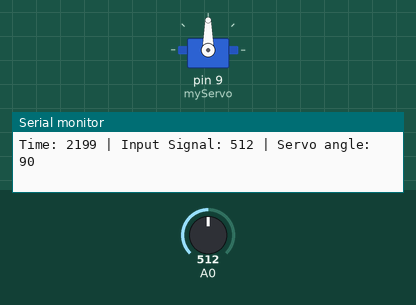
A sketch run on a simulated Arduino Uno, built with avr-gcc and run on an emulated ATmega328P. On the bench: servo, the last lines printed to the serial monitor. The test bench sets the inputs (shaded band); at power-on: A0 = 512.

Above: at 2.2 s.
2.3 s: A0 set to 716
At 3.0 s:
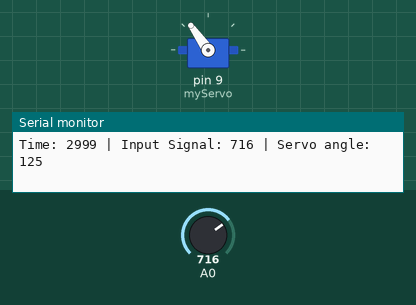
3.8 s: A0 set to 900
At 4.3 s:
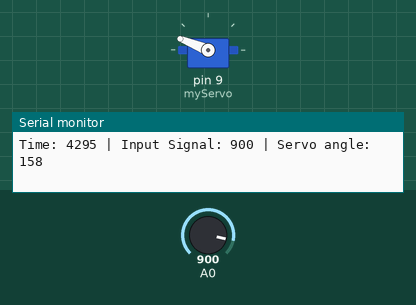
5.3 s: A0 set to 1023
At 6.2 s:
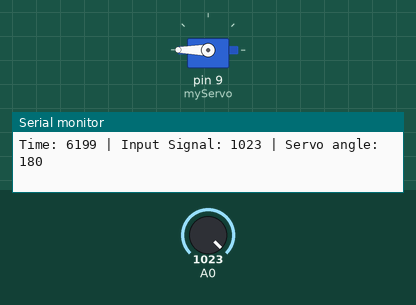
6.8 s: A0 set to 306
At 7.4 s:
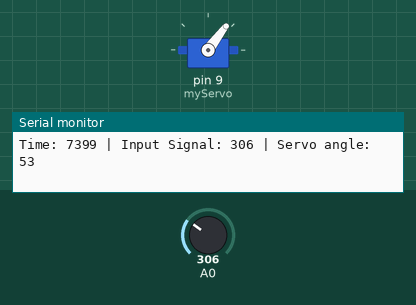
8.3 s: A0 set to 122
At 8.8 s:
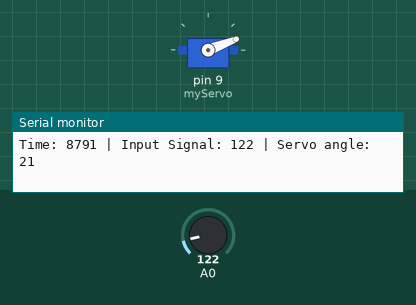
9.8 s: A0 set to 0
At 11.2 s:
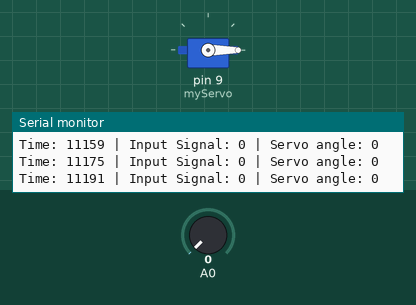
Timing chart, 0 to 12.3 s (numbered marks = the images above; inputs shaded):
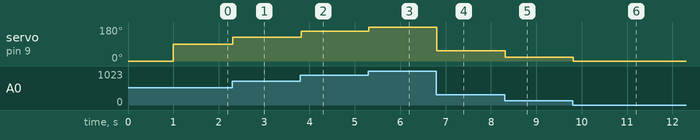

Measured:
- after the input at 2.3 s, servo on pin 9 (myServo): 90° → 125° at once
- after the input at 3.8 s, servo on pin 9 (myServo): 125° → 158° at once
- after the input at 5.3 s, servo on pin 9 (myServo): 158° → 180° at once
- after the input at 6.8 s, servo on pin 9 (myServo): 180° → 53° at once
- after the input at 8.3 s, servo on pin 9 (myServo): 53° → 21° at once
- after the input at 9.8 s, servo on pin 9 (myServo): 21° → 0° at once

The sketch:

servo_millis.ino
```cpp
/*
Potentiometer controlled servo motor
*/

#include <Servo.h>

// Declare an unsigned long variable 't' for storing timer values.
unsigned long t;

// Create a Servo object named 'myServo' to control a servo motor.
Servo myServo;

void setup() {
  // Set the pinMode of pin A0 as INPUT to read the signal from the potentiometer.
  pinMode(A0, INPUT);

  // Attach the servo motor to pin 9 on the Arduino board.
  myServo.attach(9);

  // Initialize serial communication at 115200 baud rate.
  Serial.begin(115200);

  // Store the current processor time (in milliseconds) into the timer variable 't'.
  t = millis();

  // Set the initial position of the servo motor to 0 degrees.
  myServo.write(0);

  // Wait for 1000 milliseconds (1 second) before executing the next command.
  delay(1000);

}

void loop() {
  // Check if the current processor time (in milliseconds) is greater than 't' plus 15 milliseconds.
  if (millis() > t + 15) {

    // Store the current processor time (in milliseconds) into the timer variable 't'.
    t = millis();

    // Read the signal from the analog pin A0 (connected to the potentiometer) and store it in the variable 'inputSignal'.
    int inputSignal = analogRead(A0);

    // Map the input signal range (0 - 1023) to the servo motor angle range (0 - 180) and store it in the variable 'pos'.
    int pos = map(inputSignal, 0, 1023, 0, 180);

    // Control the servo motor angle based on the mapped position value 'pos'.
    myServo.write(pos);

    // Send the following information via serial communication.
    // - Current processor time (in milliseconds) stored in 't'.
    // - Input signal value 'inputSignal'.
    // - Servo motor angle 'pos'.
    Serial.print("Time: ");
    Serial.print(t);
    Serial.print(" | Input Signal: ");
    Serial.print(inputSignal);
    Serial.print(" | Servo angle: ");
    Serial.println(pos);

  }
}
```
